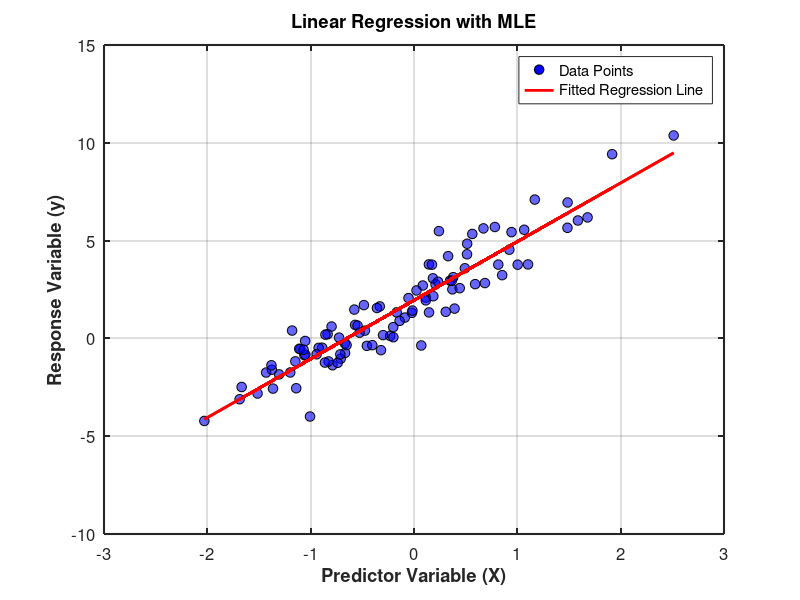

Reproduce this figure in MATLAB.
clear;
close all;
clc;
% Maximum Likelihood Estimation for Linear Regression

% Generate synthetic data
n = 100; % Number of data points
X = [ones(n,1), randn(n,1)]; % Design matrix with intercept
true_theta = [2; 3]; % True parameters
y = X * true_theta + randn(n,1); % Generate responses with noise

% Estimate theta using MLE (Ordinary Least Squares Solution)
theta_hat = (X' * X) \ (X' * y);

% Estimate sigma^2
sigma_hat_sq = (1/n) * sum((y - X * theta_hat).^2);

% Display results
fprintf('Estimated theta:\n');
disp(theta_hat);
fprintf('Estimated sigma^2: %.4f\n', sigma_hat_sq);

% High-Quality Plot
figure;
hold on;
grid on;
box on;
scatter(X(:,2), y, 50, 'b', 'filled', 'MarkerEdgeColor', 'k', 'MarkerFaceAlpha', 0.6);
plot(X(:,2), X * theta_hat, 'r', 'LineWidth', 2);

% Enhance Visualization
xlabel('Predictor Variable (X)', 'FontSize', 12, 'FontWeight', 'bold');
ylabel('Response Variable (y)', 'FontSize', 12, 'FontWeight', 'bold');
title('Linear Regression with MLE', 'FontSize', 14, 'FontWeight', 'bold');
legend({'Data Points', 'Fitted Regression Line'}, 'Location', 'best', 'FontSize', 12);
set(gca, 'FontSize', 12, 'LineWidth', 1.5);

% Save figure
saveas(gcf, 'linear_regression_mle.png');
